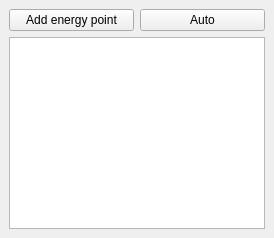
  <widget class="QDockWidget" name="dockWidget_3">
   <property name="windowTitle">
    <string>Energy calibration</string>
   </property>
   <attribute name="dockWidgetArea">
    <number>1</number>
   </attribute>
   <widget class="QWidget" name="dockWidgetContents_6">
    <layout class="QVBoxLayout" name="verticalLayout_38">
     <item>
      <layout class="QVBoxLayout" name="verticalLayout_3">
       <item>
        <layout class="QHBoxLayout" name="horizontalLayout">
         <item>
          <widget class="QPushButton" name="btn_addEnergyPoint">
           <property name="minimumSize">
            <size>
             <width>0</width>
             <height>0</height>
            </size>
           </property>
           <property name="text">
            <string>Add energy point</string>
           </property>
           <property name="icon">
            <iconset>
             <normaloff>../icons/icons8-plus-mathe-60.png</normaloff>../icons/icons8-plus-mathe-60.png</iconset>
           </property>
           <property name="iconSize">
            <size>
             <width>20</width>
             <height>16</height>
            </size>
           </property>
          </widget>
         </item>
         <item>
          <widget class="QPushButton" name="btn_autoCalibration">
           <property name="text">
            <string>Auto</string>
           </property>
          </widget>
         </item>
        </layout>
       </item>
       <item>
        <widget class="QTableWidget" name="tableEnergy">
         <property name="styleSheet">
          <string notr="true"/>
         </property>
         <property name="alternatingRowColors">
          <bool>false</bool>
         </property>
         <property name="rowCount">
          <number>0</number>
         </property>
         <attribute name="horizontalHeaderVisible">
          <bool>false</bool>
         </attribute>
         <attribute name="horizontalHeaderStretchLastSection">
          <bool>true</bool>
         </attribute>
         <attribute name="verticalHeaderVisible">
          <bool>false</bool>
         </attribute>
         <column>
          <property name="text">
           <string/>
          </property>
         </column>
         <column>
          <property name="text">
           <string>Energy (eV)</string>
          </property>
         </column>
        </widget>
       </item>
      </layout>
     </item>
    </layout>
   </widget>
  </widget>
